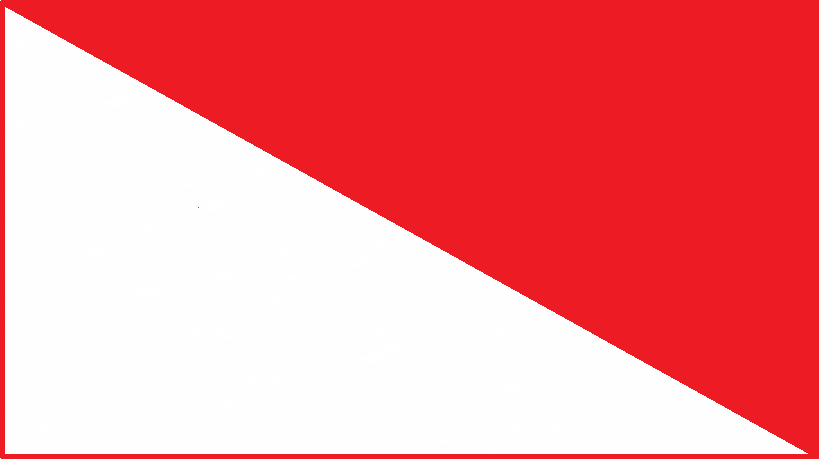
%> input picture resourses/tri1.png, 819 x 460 px
$ octave arithmetic_logical_op.m   (GNU Octave 9; MATLAB toolbox functions it lacks are replaced by stand-ins)
%> lines starting %> are read from the running program, lines starting %| are printed output that depends on the picture; in (x1, y1, x2, y2) boxes, pixels count from 0 and x2, y2 are one past the last pixel; in counts of white or black regions, pixels touching at a corner belong together; the program's own positions count from 1
A = imread('E:\Sonu Sharma\Desktop\tri1.png');
%> A is the input picture: size 460x819x3 uint8; mean R, G, B 245.2, 136.4, 140.6
A = rgb2gray(A);
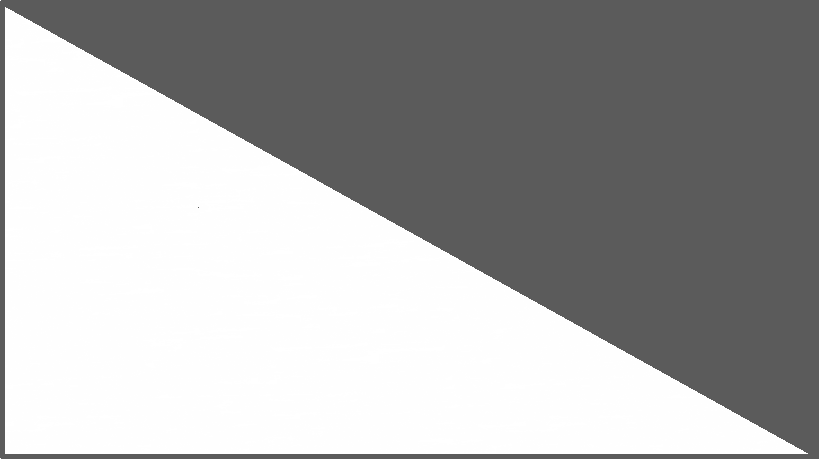
%> A: size 460x819 uint8; min 91, max 255, mean 169.2
subplot(3,3,1)
imshow(A);
title('Image: A');

B = imread('E:\Sonu Sharma\Desktop\rect1.png');
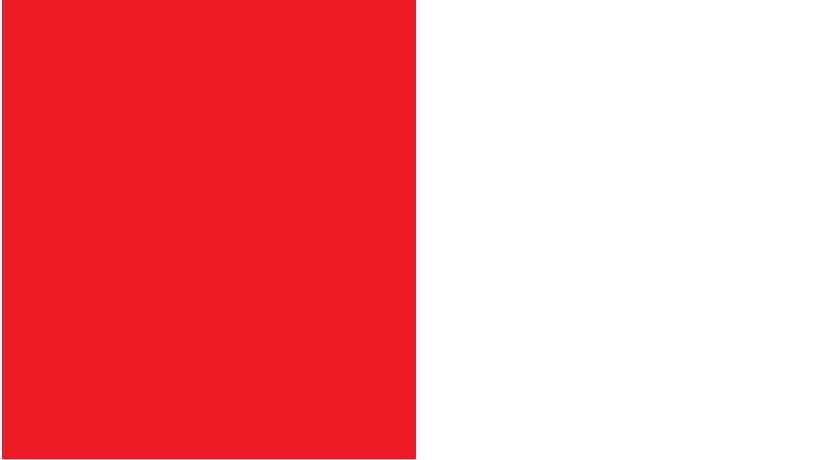
%> input picture resourses/rect1.png, 819 x 460 px
%> B is the input picture: size 460x819x3 uint8; mean R, G, B 245.9, 140.5, 144.5
B = rgb2gray(B);
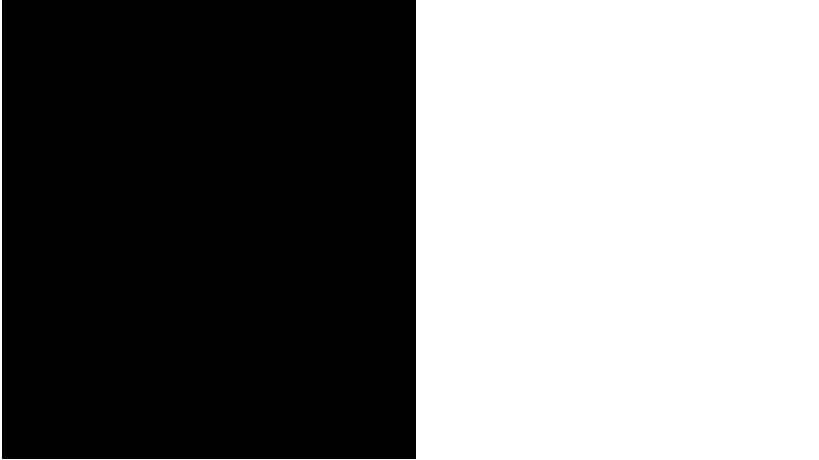
%> B: size 460x819 uint8; values 91 (black) and 255 (white), 49.6% white; 1 white region, box (x1, y1, x2, y2) and area: (0, 0, 819, 460) 186714
subplot(3,3,2)
imshow(B);
title('Image: B');

%Arithmetic operations
S = imadd(A,B);
%> S: size 460x819 uint8; values 182 (black) and 255 (white), 85.9% white; 2 black regions (1 under 20 px), largest, box (x1, y1, x2, y2) and area: (2, 0, 416, 459) 53194
subplot(3,3,3)
imshow(S);
title('Image: A + B');

S = imsubtract(A,B);
subplot(3,3,4)
imshow(S);
title('Image: A - B');

c = 2;
S = immultiply(A,c);
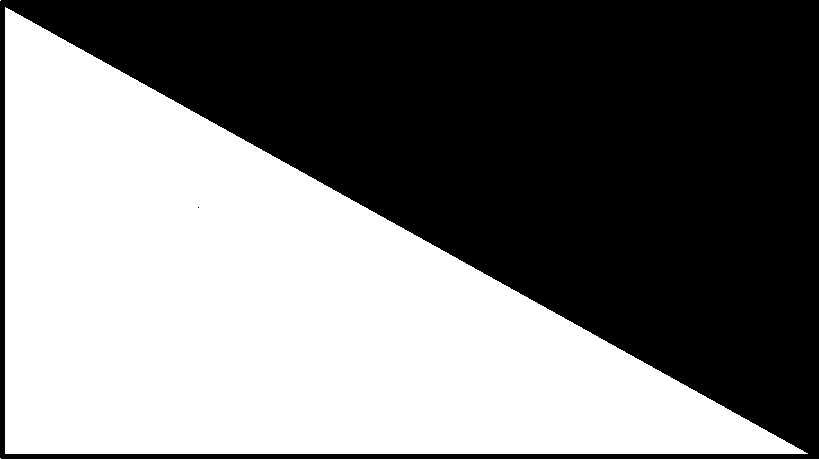
%> S: size 460x819 uint8; values 182 (black) and 255 (white), 47.9% white; 3 white regions (1 under 20 px), largest, box (x1, y1, x2, y2) and area: (5, 7, 808, 454) 179771, (0, 458, 819, 460) 820
subplot(3,3,5)
imshow(S);
title('Image: A * 2');

S = imdivide(A,c);
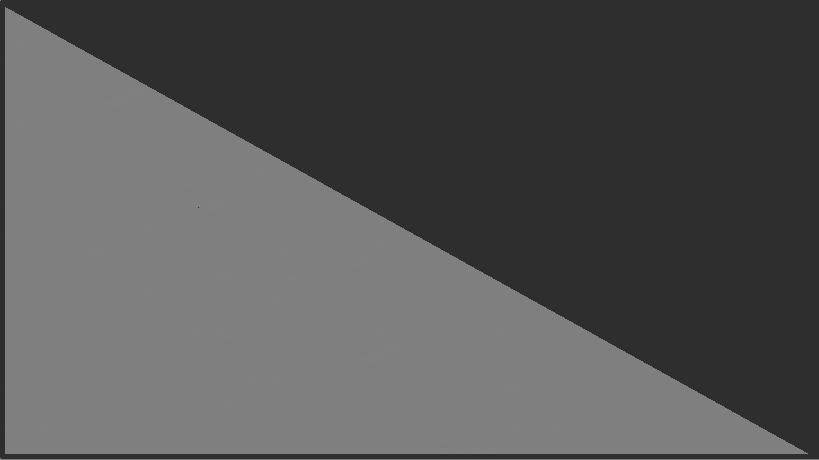
%> S: size 460x819 uint8; min 46, max 128, mean 84.9
subplot(3,3,6)
imshow(S);
title('Image: A / 2');

%Logical operations
S = bitor(A,B);
subplot(3,3,7)
imshow(S);
title('Image: A OR B');

S = bitand(A,B);
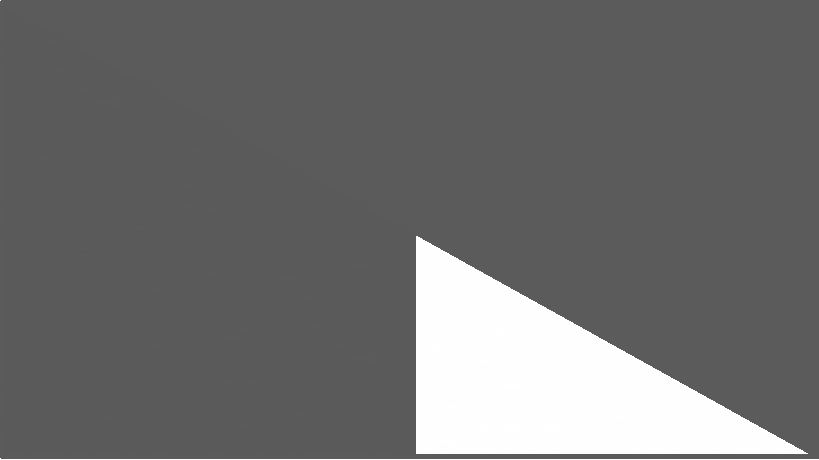
%> S: size 460x819 uint8; min 90, max 255, mean 109.6
subplot(3,3,8)
imshow(S);
title('Image: A AND B');

S = bitcmp(A);
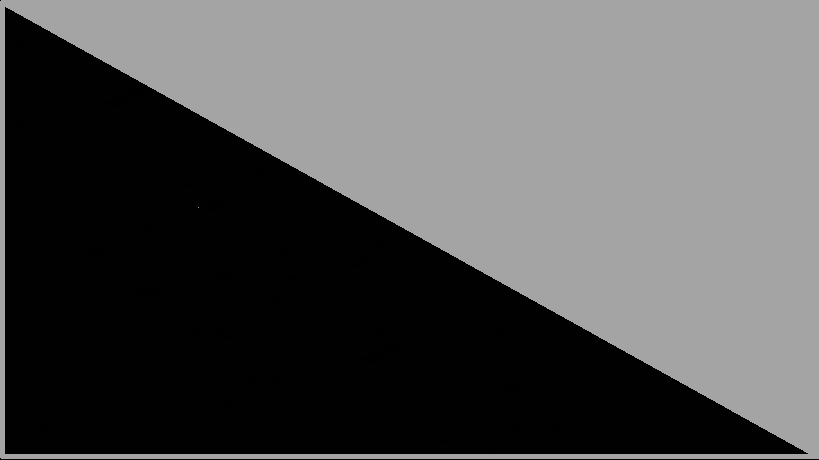
%> S: size 460x819 uint8; min 0, max 164, mean 85.8
subplot(3,3,9)
imshow(S);
title('Image: NOT A');
